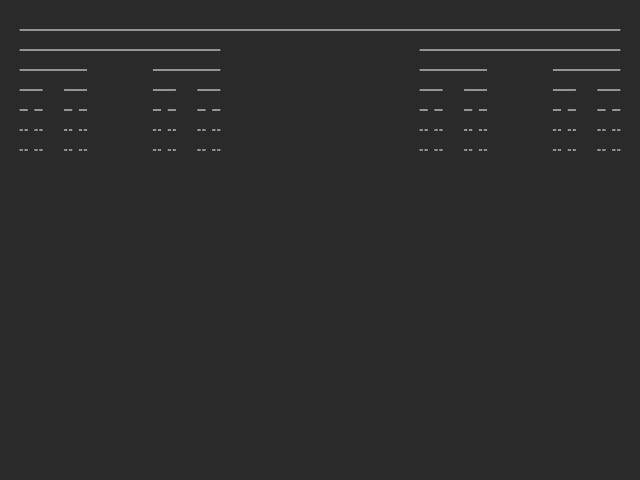
Frame 1 (no input)
Frame 2 (the mouse pressed at the canvas centre, redrawn once): identical to frame 1, image omitted

The p5.js sketch that drew this single still picture (run headless with seeded random() and noise() and a simulated clock; the mouse was pressed at the canvas centre and the sketch redrawn once):

// p5.js sketch
// ── sketch.js
function setup() {
  createCanvas(640,480);
}

function draw() {
  background(42);
  stroke(255);
  noFill();
  
  cantor(20, 30, 600);
  noLoop();
}

function cantor(x, y, len){
  line(x, y, x+len, y);
  
  if(len >= 1){
    cantor(x, y+20, len/3);
    cantor(x+len*2/3, y+20, len/3);
  }
}
